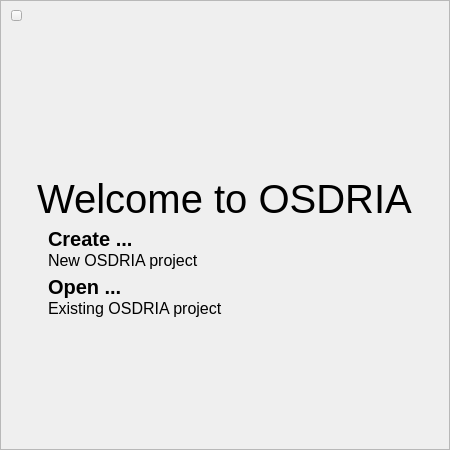
<?xml version="1.0" encoding="UTF-8"?>
<ui version="4.0">
 <class>Dialog</class>
 <widget class="QDialog" name="Dialog">
  <property name="windowModality">
   <enum>Qt::ApplicationModal</enum>
  </property>
  <property name="geometry">
   <rect>
    <x>0</x>
    <y>0</y>
    <width>450</width>
    <height>450</height>
   </rect>
  </property>
  <property name="sizePolicy">
   <sizepolicy hsizetype="Fixed" vsizetype="Fixed">
    <horstretch>0</horstretch>
    <verstretch>0</verstretch>
   </sizepolicy>
  </property>
  <property name="windowTitle">
   <string>Dialog</string>
  </property>
  <property name="windowOpacity">
   <double>1.000000000000000</double>
  </property>
  <property name="locale">
   <locale language="English" country="UnitedStates"/>
  </property>
  <property name="modal">
   <bool>true</bool>
  </property>
  <layout class="QGridLayout" name="gridLayout">
   <property name="leftMargin">
    <number>0</number>
   </property>
   <property name="topMargin">
    <number>0</number>
   </property>
   <property name="rightMargin">
    <number>0</number>
   </property>
   <property name="bottomMargin">
    <number>0</number>
   </property>
   <property name="spacing">
    <number>0</number>
   </property>
   <item row="0" column="0">
    <widget class="QFrame" name="welcomeFrame">
     <property name="mouseTracking">
      <bool>false</bool>
     </property>
     <property name="autoFillBackground">
      <bool>false</bool>
     </property>
     <property name="frameShape">
      <enum>QFrame::StyledPanel</enum>
     </property>
     <property name="frameShadow">
      <enum>QFrame::Plain</enum>
     </property>
     <property name="lineWidth">
      <number>0</number>
     </property>
     <layout class="QVBoxLayout" name="verticalLayout">
      <property name="spacing">
       <number>0</number>
      </property>
      <property name="leftMargin">
       <number>0</number>
      </property>
      <property name="topMargin">
       <number>0</number>
      </property>
      <property name="rightMargin">
       <number>0</number>
      </property>
      <property name="bottomMargin">
       <number>0</number>
      </property>
      <item>
       <layout class="QHBoxLayout" name="horizontalLayoutClose">
        <property name="spacing">
         <number>0</number>
        </property>
        <property name="leftMargin">
         <number>10</number>
        </property>
        <property name="topMargin">
         <number>5</number>
        </property>
        <item>
         <widget class="ToolButton" name="buttonClose">
          <property name="sizePolicy">
           <sizepolicy hsizetype="Fixed" vsizetype="Fixed">
            <horstretch>0</horstretch>
            <verstretch>0</verstretch>
           </sizepolicy>
          </property>
          <property name="minimumSize">
           <size>
            <width>11</width>
            <height>11</height>
           </size>
          </property>
          <property name="maximumSize">
           <size>
            <width>11</width>
            <height>11</height>
           </size>
          </property>
          <property name="text">
           <string/>
          </property>
          <property name="icon">
           <iconset resource="icons.qrc">
            <normaloff>:/icons/icons/close_normal@2x.png</normaloff>
            <activeoff>:/icons/icons/close_select@2x.png</activeoff>:/icons/icons/close_normal@2x.png</iconset>
          </property>
          <property name="iconSize">
           <size>
            <width>11</width>
            <height>11</height>
           </size>
          </property>
          <property name="checkable">
           <bool>false</bool>
          </property>
          <property name="checked">
           <bool>false</bool>
          </property>
         </widget>
        </item>
        <item>
         <spacer name="spacerButtonClose">
          <property name="orientation">
           <enum>Qt::Horizontal</enum>
          </property>
          <property name="sizeHint" stdset="0">
           <size>
            <width>40</width>
            <height>20</height>
           </size>
          </property>
         </spacer>
        </item>
       </layout>
      </item>
      <item>
       <spacer name="verticalSpacerTop">
        <property name="orientation">
         <enum>Qt::Vertical</enum>
        </property>
        <property name="sizeHint" stdset="0">
         <size>
          <width>20</width>
          <height>40</height>
         </size>
        </property>
       </spacer>
      </item>
      <item>
       <layout class="QHBoxLayout" name="horizontalLayoutContent">
        <property name="spacing">
         <number>0</number>
        </property>
        <item>
         <spacer name="horizontalSpacerLeft">
          <property name="orientation">
           <enum>Qt::Horizontal</enum>
          </property>
          <property name="sizeHint" stdset="0">
           <size>
            <width>40</width>
            <height>20</height>
           </size>
          </property>
         </spacer>
        </item>
        <item>
         <layout class="QVBoxLayout" name="verticalLayoutContent">
          <property name="spacing">
           <number>5</number>
          </property>
          <property name="bottomMargin">
           <number>0</number>
          </property>
          <item>
           <widget class="QLabel" name="iconLogo">
            <property name="text">
             <string/>
            </property>
            <property name="pixmap">
             <pixmap resource="icons.qrc">:/icons/icons/logo@2x.png</pixmap>
            </property>
            <property name="alignment">
             <set>Qt::AlignCenter</set>
            </property>
           </widget>
          </item>
          <item>
           <widget class="QLabel" name="labelWelcome">
            <property name="font">
             <font>
              <family>Arial</family>
              <pointsize>30</pointsize>
             </font>
            </property>
            <property name="text">
             <string>Welcome to OSDRIA</string>
            </property>
            <property name="alignment">
             <set>Qt::AlignCenter</set>
            </property>
           </widget>
          </item>
          <item>
           <widget class="ProjectButton" name="frameCreate" native="true">
            <property name="cursor">
             <cursorShape>PointingHandCursor</cursorShape>
            </property>
            <layout class="QHBoxLayout" name="horizontalLayout_3">
             <property name="spacing">
              <number>4</number>
             </property>
             <property name="leftMargin">
              <number>0</number>
             </property>
             <property name="topMargin">
              <number>0</number>
             </property>
             <property name="rightMargin">
              <number>0</number>
             </property>
             <property name="bottomMargin">
              <number>0</number>
             </property>
             <item>
              <widget class="QLabel" name="iconCreate">
               <property name="sizePolicy">
                <sizepolicy hsizetype="Fixed" vsizetype="Fixed">
                 <horstretch>0</horstretch>
                 <verstretch>0</verstretch>
                </sizepolicy>
               </property>
               <property name="text">
                <string/>
               </property>
               <property name="pixmap">
                <pixmap resource="icons.qrc">:/icons/icons/new@2x.png</pixmap>
               </property>
               <property name="alignment">
                <set>Qt::AlignCenter</set>
               </property>
              </widget>
             </item>
             <item>
              <layout class="QVBoxLayout" name="textLayoutCreate">
               <property name="spacing">
                <number>0</number>
               </property>
               <item>
                <widget class="QLabel" name="labelCreateTitle">
                 <property name="font">
                  <font>
                   <family>Arial</family>
                   <pointsize>15</pointsize>
                   <weight>75</weight>
                   <bold>true</bold>
                  </font>
                 </property>
                 <property name="text">
                  <string>Create ...</string>
                 </property>
                </widget>
               </item>
               <item>
                <widget class="QLabel" name="labelCreateSub">
                 <property name="font">
                  <font>
                   <family>Arial</family>
                   <pointsize>12</pointsize>
                  </font>
                 </property>
                 <property name="text">
                  <string>New OSDRIA project</string>
                 </property>
                </widget>
               </item>
              </layout>
             </item>
            </layout>
           </widget>
          </item>
          <item>
           <widget class="ProjectButton" name="frameOpen" native="true">
            <property name="minimumSize">
             <size>
              <width>0</width>
              <height>0</height>
             </size>
            </property>
            <property name="cursor">
             <cursorShape>PointingHandCursor</cursorShape>
            </property>
            <layout class="QHBoxLayout" name="horizontalLayout_4">
             <property name="spacing">
              <number>4</number>
             </property>
             <property name="leftMargin">
              <number>0</number>
             </property>
             <property name="topMargin">
              <number>0</number>
             </property>
             <property name="rightMargin">
              <number>0</number>
             </property>
             <property name="bottomMargin">
              <number>0</number>
             </property>
             <item>
              <widget class="QLabel" name="iconOpen">
               <property name="sizePolicy">
                <sizepolicy hsizetype="Fixed" vsizetype="Fixed">
                 <horstretch>0</horstretch>
                 <verstretch>0</verstretch>
                </sizepolicy>
               </property>
               <property name="text">
                <string/>
               </property>
               <property name="pixmap">
                <pixmap resource="icons.qrc">:/icons/icons/open@2x.png</pixmap>
               </property>
               <property name="alignment">
                <set>Qt::AlignCenter</set>
               </property>
              </widget>
             </item>
             <item>
              <layout class="QVBoxLayout" name="textLayoutOpen">
               <property name="spacing">
                <number>0</number>
               </property>
               <item>
                <widget class="QLabel" name="labelOpenTitle">
                 <property name="font">
                  <font>
                   <family>Arial</family>
                   <pointsize>15</pointsize>
                   <weight>75</weight>
                   <bold>true</bold>
                  </font>
                 </property>
                 <property name="text">
                  <string>Open ...</string>
                 </property>
                </widget>
               </item>
               <item>
                <widget class="QLabel" name="labelOpenSub">
                 <property name="font">
                  <font>
                   <family>Arial</family>
                   <pointsize>12</pointsize>
                  </font>
                 </property>
                 <property name="text">
                  <string>Existing OSDRIA project</string>
                 </property>
                </widget>
               </item>
              </layout>
             </item>
            </layout>
           </widget>
          </item>
         </layout>
        </item>
        <item>
         <spacer name="horizontalSpacerRight">
          <property name="orientation">
           <enum>Qt::Horizontal</enum>
          </property>
          <property name="sizeHint" stdset="0">
           <size>
            <width>40</width>
            <height>20</height>
           </size>
          </property>
         </spacer>
        </item>
       </layout>
      </item>
      <item>
       <spacer name="verticalSpacerBottom">
        <property name="orientation">
         <enum>Qt::Vertical</enum>
        </property>
        <property name="sizeHint" stdset="0">
         <size>
          <width>20</width>
          <height>40</height>
         </size>
        </property>
       </spacer>
      </item>
     </layout>
    </widget>
   </item>
  </layout>
  <action name="actionOpen">
   <property name="text">
    <string>open</string>
   </property>
   <property name="shortcut">
    <string>Ctrl+O</string>
   </property>
  </action>
  <action name="actionNew">
   <property name="text">
    <string>new</string>
   </property>
   <property name="shortcut">
    <string>Ctrl+N</string>
   </property>
  </action>
  <action name="actionClose">
   <property name="text">
    <string>close</string>
   </property>
   <property name="shortcut">
    <string>Ctrl+Q</string>
   </property>
  </action>
 </widget>
 <customwidgets>
  <customwidget>
   <class>ProjectButton</class>
   <extends>QWidget</extends>
   <header>projectButton.h</header>
   <container>1</container>
  </customwidget>
  <customwidget>
   <class>ToolButton</class>
   <extends>QToolButton</extends>
   <header>toolButton.h</header>
  </customwidget>
 </customwidgets>
 <resources>
  <include location="icons.qrc"/>
 </resources>
 <connections>
  <connection>
   <sender>actionClose</sender>
   <signal>triggered()</signal>
   <receiver>Dialog</receiver>
   <slot>reject()</slot>
   <hints>
    <hint type="sourcelabel">
     <x>-1</x>
     <y>-1</y>
    </hint>
    <hint type="destinationlabel">
     <x>224</x>
     <y>224</y>
    </hint>
   </hints>
  </connection>
  <connection>
   <sender>buttonClose</sender>
   <signal>clicked()</signal>
   <receiver>Dialog</receiver>
   <slot>reject()</slot>
   <hints>
    <hint type="sourcelabel">
     <x>15</x>
     <y>16</y>
    </hint>
    <hint type="destinationlabel">
     <x>898</x>
     <y>11</y>
    </hint>
   </hints>
  </connection>
 </connections>
</ui>
